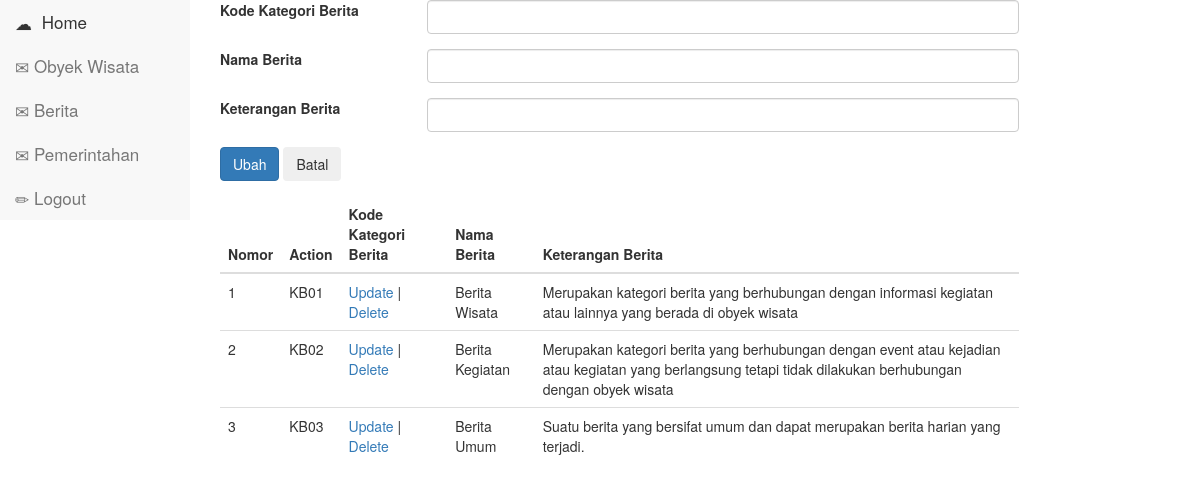
The app's page /admin/editkategoriberita.php with its own data.
### tables this page shows
CREATE TABLE `kategoriberita` (
  `kategoriberitaKODE` char(4) NOT NULL,
  `kategoriberitaNAMA` varchar(60) NOT NULL,
  `kategoriberitaKET` varchar(255) NOT NULL
);

### admin/editkategoriberita.php (the view, shortened to what this page needs)
<?php
include "includes/config.php";
$kategoriberitakode = $_GET["beritaubah"];
$edit = mysqli_query($connection, "SELECT * FROM kategoriberita WHERE kategoriberitaKODE = '$kategoriberitakode'");
$row_edit = mysqli_fetch_array($edit);
$query = mysqli_query($connection, "SELECT * FROM kategoriberita");
?>
<?php include("adminmenu.php") ?>
<head>
 <link href="css/bootstrap.min.css" rel="stylesheet">
</head>
<div class="col-sm-10">
<form method="POST">
  <div class="form-group row">
    <label for="kategoriberitaKODE" class="col-sm-3 col-form-label">Kode Kategori Berita</label>
    <div class="col-sm-9">
      <input type="text" class="form-control"
  id="kategoriberitaKODE" name="input_kode_berita" value="<?php echo $row_edit["kategoriberitaKODE"]?>"/>
    </div>
  </div>
<div class="form-group row">
    <label for="kategoriberitaNAMA" class="col-sm-3 col-form-label">Nama Berita</label>
    <div class="col-sm-9">
      <input type="text" class="form-control"
  id="kategoriberitaNAMA" name="input_nama_berita" value="<?php echo $row_edit["kategoriberitaNAMA"]?>"/>
    </div>
  </div>
<div class="form-group row">
    <label for="kategoriberitaKET" class="col-sm-3 col-form-label">Keterangan Berita</label>
    <div class="col-sm-9">
      <input type="text" class="form-control"
  id="kategoriberitaKET" name="input_ket_berita" value="<?php echo $row_edit["kategoriberitaKET"]?>"/>
    </div>
  </div>
<div class="form-group row">
 <div class="col-sm-3 col-form-label>
 </div>
 <div class="col-sm-9">
  <button type="submit" class="btn btn-primary" name="ubah" value="ubah">Ubah</button>
  <button type="reset" class="btn btn-secondary" name="batal" value="batal">Batal</button>
 </div>
</div>
</form>
<table class="table table-dark">
  <thead>
    <tr>
      <th scope="col">Nomor</th>
	<th scope="col">Action</th>
      <th scope="col">Kode Kategori Berita</th>
      <th scope="col">Nama Berita</th>
      <th scope="col">Keterangan Berita</th>
    </tr>
  </thead>
  <tbody>
<?php if(mysqli_num_rows($query) > 0) {?>
   <?php $nomor = 1;
   while ($row = mysqli_fetch_array ($query)) { ?>
      <tr>
      <td><?php echo $nomor; ?></td>
	  <td><?php echo $row["kategoriberitaKODE"]; ?></td>
      <td>
			<a href="javascript:;"><i class="fa fa-pencil-square-o"></i>
			<a href="editkategoriberita.php?beritaubah=<?php echo $row["kategoriberitaKODE"]?>">   Update</a> |
			<a href="javascript:;"><i class="fa fa-pencil-square-o"></i>
			<a href="hapuskategoriberita.php?beritahapus=<?php echo $row["kategoriberitaKODE"]?>">   Delete</a>
	  </td>
      <td><?php echo $row["kategoriberitaNAMA"]; ?></td>
      <td><?php echo $row["kategoriberitaKET"]; ?></td>
    </tr>
    <?php $nomor++; }?>
<?php } ?>
  </tbody>
</table>
</div>
<?php include ("adminfooter.php") ?>

### admin/css/menuvertical.css (style rules this page uses)
@media (min-width: 768px) { html,body { background-color: #f8f8f8; height: 100%; overflow: hidden; } }

### admin/adminmenu.php (style rules this page uses)
body { background-color : skyblue; }

### records on screen
kategoriberita: kategoriberitaKODE "KB01", kategoriberitaNAMA "Berita Wisata", kategoriberitaKET "Merupakan kategori berita yang berhubungan dengan informasi kegiatan atau lainnya yang berada di obyek wisata"
kategoriberita: kategoriberitaKODE "KB02", kategoriberitaNAMA "Berita Kegiatan", kategoriberitaKET "Merupakan kategori berita yang berhubungan dengan event atau kejadian atau kegiatan yang berlangsung tetapi tidak dilakukan berhubungan dengan obyek wisata"
kategoriberita: kategoriberitaKODE "KB03", kategoriberitaNAMA "Berita Umum", kategoriberitaKET "Suatu berita yang bersifat umum dan dapat merupakan berita harian yang terjadi."
